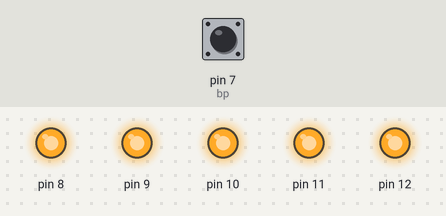
A sketch run on a simulated Arduino Uno, built with avr-gcc and run on an emulated ATmega328P. Shown: output pins drawn as LEDs (lit = HIGH). The test bench sets the inputs (shaded band); at power-on: pin 7 (bp) HIGH. Random numbers use the default seed unless the sketch sets one; what the sketch prints to the serial monitor is not drawn.

Above: at 1.2 s.
1.3 s: pin 7 (bp) pulled LOW for 0.15 s
At 2.5 s:
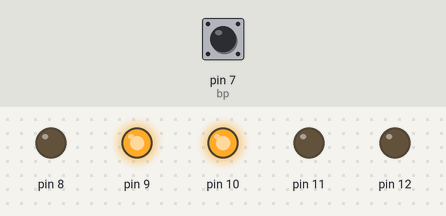
2.9 s: pin 7 (bp) pulled LOW for 1 s
At 3.7 s:
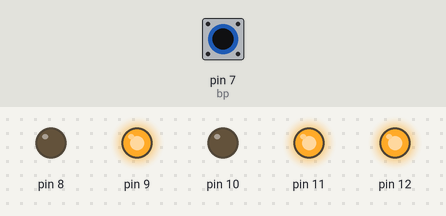
5.4 s: pin 7 (bp) pulled LOW for 0.15 s
At 5.7 s:
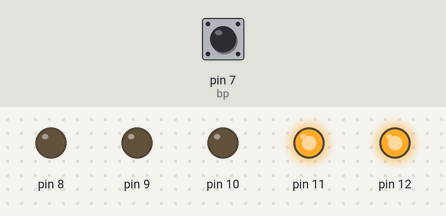
7.0 s: pin 7 (bp) pulled LOW for 3.2 s
At 8.1 s:
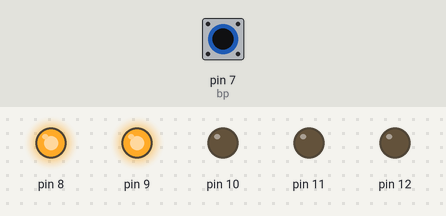
13.2 s: pin 7 (bp) pulled LOW for 0.15 s
At 14.0 s:
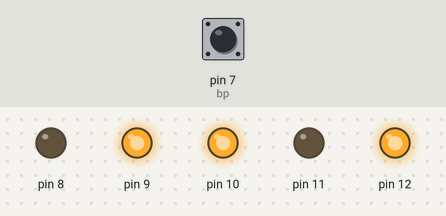
Timing chart, 0 to 15.8 s (numbered marks = the images above; inputs shaded):
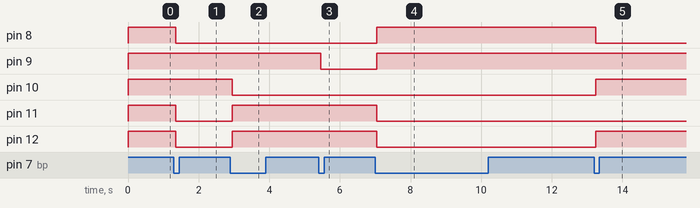

The sketch:

Trabalho_1_Arduino_Mestre_TI.ino
```cpp
const int bp = 7;//bp = buttonpin

int buttonState;
int lastButtonState = LOW;
int adivinha;

unsigned long lastDebounceTime = 0;
unsigned long debounceDelay = 50;

void setup() {
  Serial.begin(9600);
  pinMode(bp, INPUT_PULLUP);
  for (int i = 8; i < 13; i++) {
    pinMode(i, OUTPUT);
    digitalWrite(i, HIGH);
  }
}

//Ligar todos os LEDs
void ligado(){
  for (int i = 0; i < 5; i++) {
    digitalWrite(i+8, HIGH);
  }
}
//Liga os LEDs em função do número random
void func_adivinha(){
  adivinha = random(1,32);
  for (int i = 0; i < 5; i++) {
    int state = (adivinha >> i) & 1;
    digitalWrite(8+i, state);
  }
}

void loop() {
  //button 1 (número random)
  int reading = !digitalRead(bp);
  if (reading != lastButtonState) {
    lastDebounceTime = millis();
  }
  if ((millis() - lastDebounceTime) > debounceDelay) {
    if (reading != buttonState) {
      buttonState = reading;
      if (buttonState == HIGH) {
        func_adivinha();
        Serial.write('S');
      }
    }
  }
  lastButtonState = reading;

  //Receber informações
  if (Serial.available() > 0){
    int b = Serial.read();
    if (b == adivinha) {
      Serial.write('Y');
      ligado();
    }
    else {
      Serial.write('N');
    }
  }
}
```

Measured:
- after the input at 1.3 s, pin 8, pin 11, pin 12: HIGH → LOW after 0.05 s
- after the input at 2.9 s, pin 10: HIGH → LOW after 0.05 s; pin 11, pin 12: LOW → HIGH after 0.05 s
- after the input at 5.4 s, pin 9: HIGH → LOW after 0.05 s
- after the input at 7.0 s, pin 8, pin 9: LOW → HIGH after 0.05 s; pin 11, pin 12: HIGH → LOW after 0.05 s
- after the input at 13.2 s, pin 8: HIGH → LOW after 0.05 s; pin 10, pin 12: LOW → HIGH after 0.05 s
